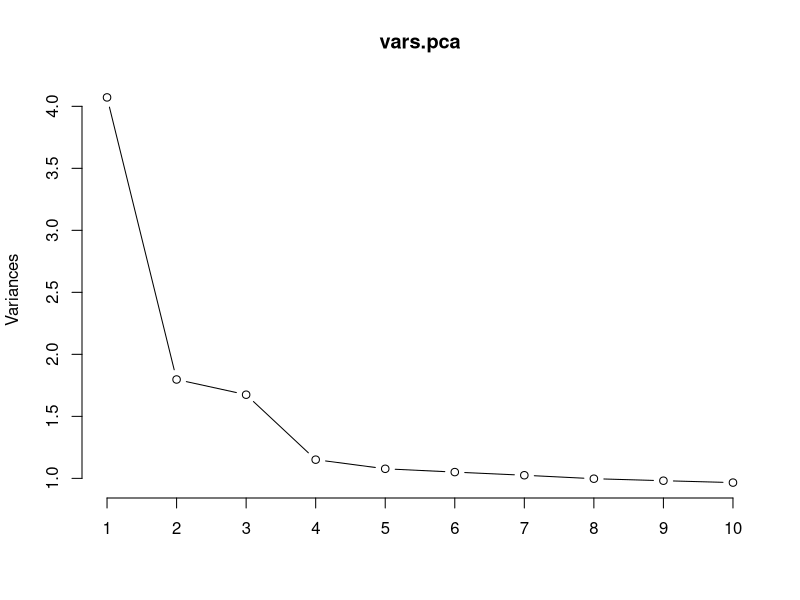
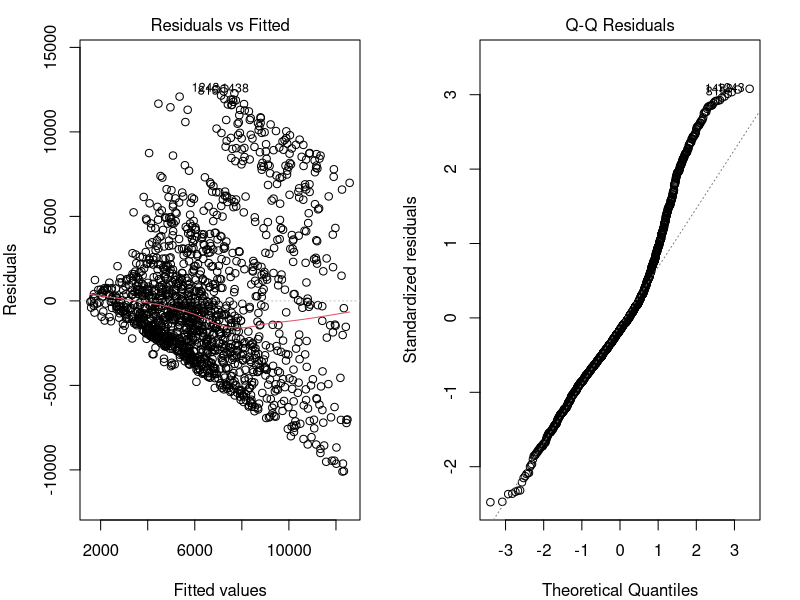
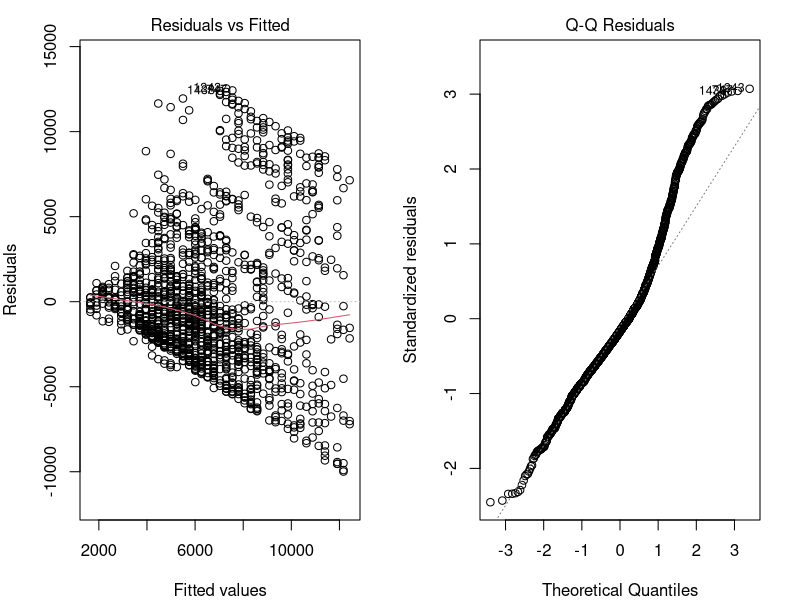

The R source for these figures, in order:
# Read in CSV data and look at top of dataset
full_data <- read.csv("WA_Fn-UseC_-HR-Employee-Attrition.csv", header = T)
head(full_data)

# Scale independent vars for PCA
scale.vars <- scale(full_data[, 1:20]) 
scale.vars[is.nan(scale.vars)] <- 0 
vars.income <- full_data[, 21]

# Apply PCA
vars.pca <- prcomp(scale.vars,
                 center = TRUE,
                 scale. = TRUE)

# Print PCA
print(vars.pca)

# Plot PCA
plot(vars.pca, type = "l")

# Summarize importance of each component
summary(vars.pca)

# Build a regression model based on top 5 PCs
income.modeltop5 <- lm(MonthlyIncome ~ Age+DistanceFromHome+Education+EmployeeNumber+EnvironmentSatisfaction, data=full_data)

# Build a regression model based on top 1 PCs
income.modeltop1 <- lm(MonthlyIncome ~ Age, data=full_data)

#Summarize model
summary(income.modeltop5)
summary(income.modeltop1)

par(mar = c(4, 4, 2, 2), mfrow = c(1, 2))
plot(income.modeltop5, which = c(1, 2))
plot(income.modeltop1, which = c(1, 2))
